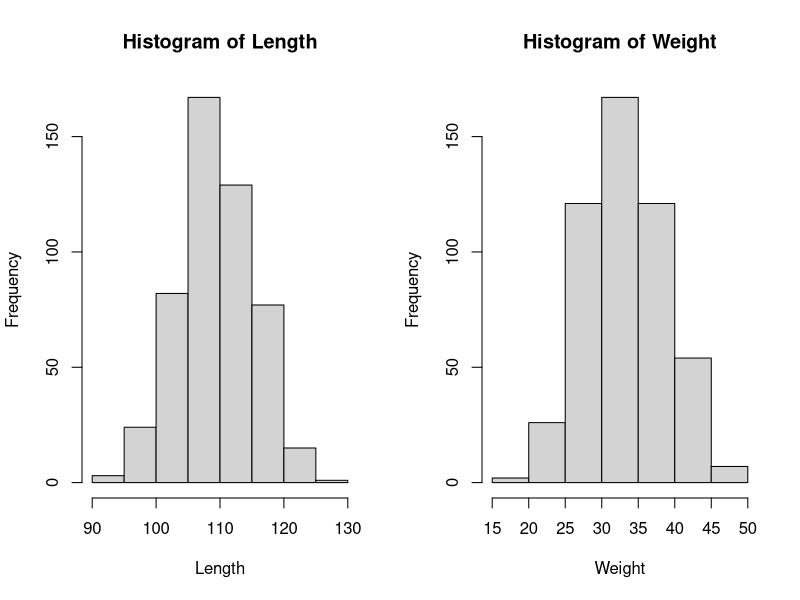
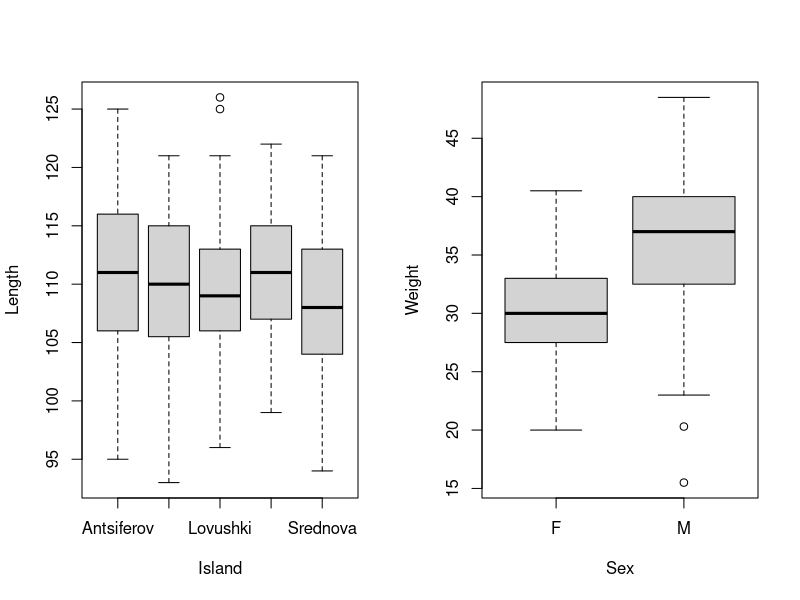
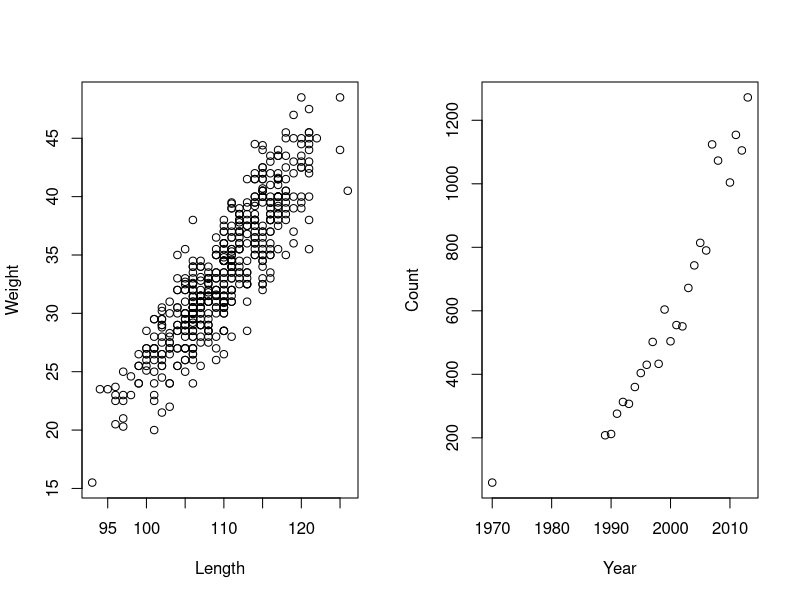
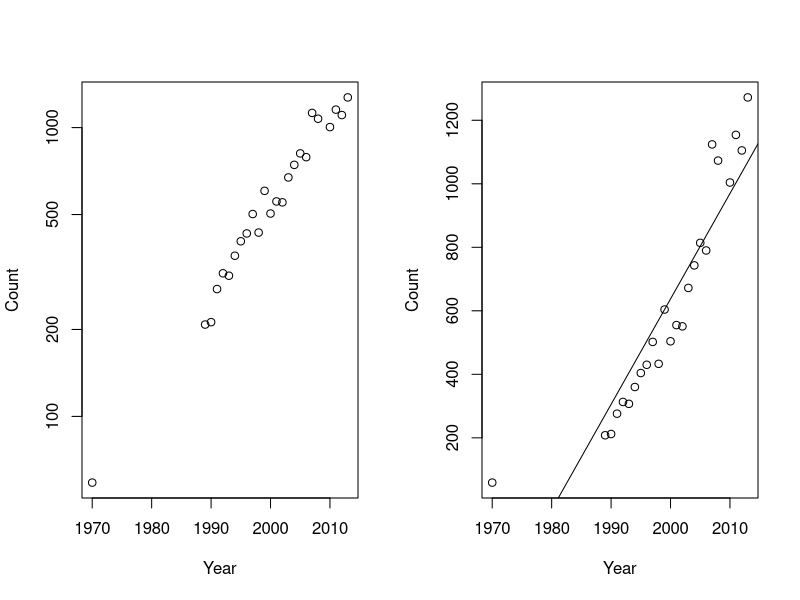
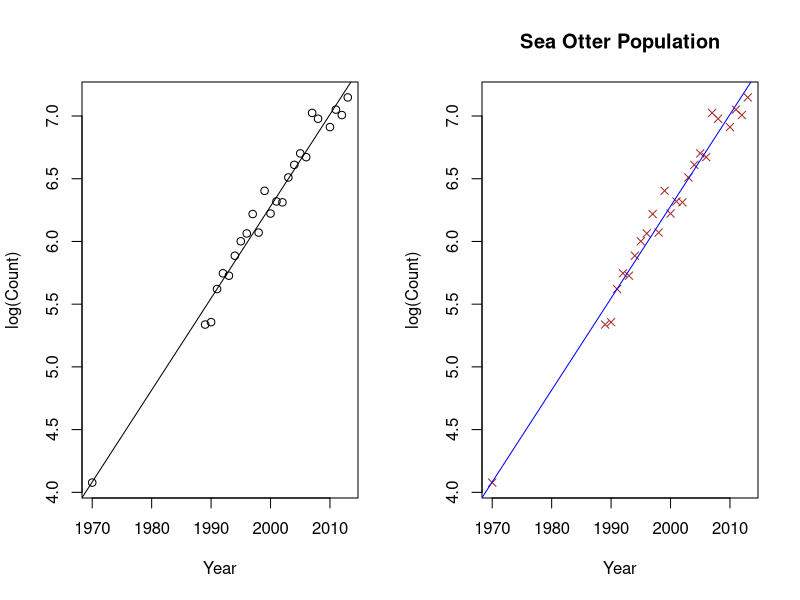
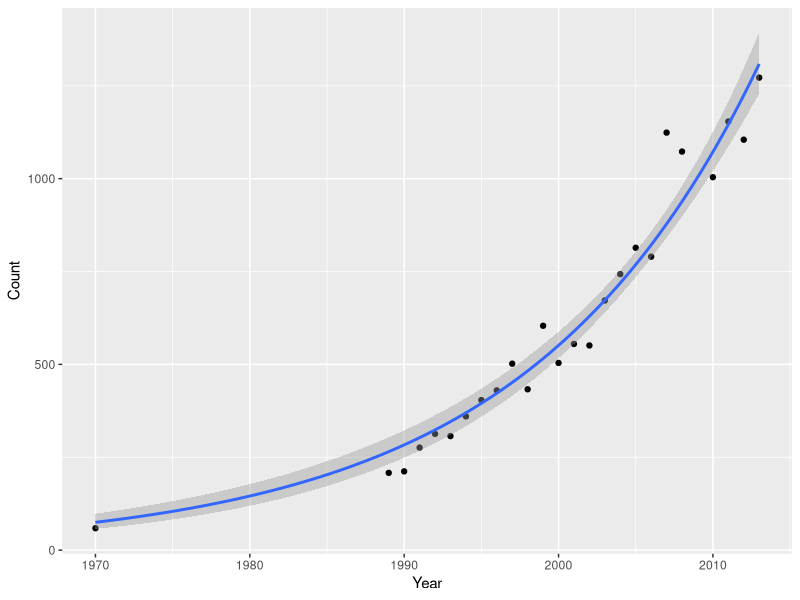

The R source for these figures, in order:
## ---- chunk 1
knitr::opts_chunk$set(echo = TRUE, 
                      warnings = FALSE, 
                      mmessage = FALSE)
## ---- chunk 2
1+2
3^6
sqrt((20-19)^2 + (19-19)^2 + (19-18)^2)/2
12345*54312
## ---- chunk 3
X <- 5  	# sets X equal to 5 
## ---- chunk 4
X
## ---- chunk 5
X*2
X^X
## ---- chunk 6
Fred <- 5
Nancy <- Fred*2
Fred + Nancy
## ---- chunk 7
X <- c(3,4,5)  	# sets X equal to the vector (3,4,5)
X
## ---- chunk 8
X + 1
X*2
X^2
((X+X^2/2)/X)^2
## ---- chunk 9
years <- 0:50
lambda <- 1.07
N0 <- 60
N0*lambda^years
## ---- chunk 10
Y <- c(1,2,3)
data.frame(X,Y)
## ---- chunk 11
mydata <- data.frame(X,Y)
## ---- chunk 12
ncol(mydata) # ncol() gives us a number of columns that this data frame has
names(mydata) # names() lists all column names that this data frame has 
## ---- chunk 13
mydata$X
mydata$Y
## ---- chunk 14
SeaLions <- read.csv("SeaLions.csv")
## ---- chunk 15
is(SeaLions) # tells what type of files we have
names(SeaLions) # tells us the names of all the columns
head(SeaLions) # shows the first several rows of the dataframe
## ---- chunk 16
Length <- SeaLions$Length
Weight <-SeaLions$Weight
Island <- SeaLions$Island
Sex <- SeaLions$Sex
## ---- chunk 17
range(Length) # range
median(Length) # median
mean(Length) # mean
var(Length) # variance
sd(Length) # standard deviation
## ---- chunk 18
par(mfrow = c(1,2)) 
hist(Length)
hist(Weight)
## ---- chunk 19
par(mfrow = c(1,2))
boxplot(Length ~ Island)
boxplot(Weight ~ Sex)
## ---- chunk 20
par(mfrow = c(1,2))
plot(Length, Weight)
## ---- chunk 21
SeaOtters <- read.csv("SeaOtters.csv")
## ---- chunk 22
Year <- SeaOtters$year
Count <- SeaOtters$count
## ---- chunk 23
range(Year)
quantile(Count)
## ---- chunk 24
plot(Year, Count)
## ---- chunk 25
plot(Year, Count, log = "y")
## ---- chunk 26
Model1 <- lm(Count ~ Year)
## ---- chunk 27
Model1
## ---- chunk 28
summary(Model1)
## ---- chunk 29
plot(Year, Count)
abline(Model1)
## ---- chunk 30
# plot(Model1,1)
## ---- chunk 31
Model2 <- lm(log(Count) ~ Year)
summary(Model2)
## ---- chunk 32
r.hat <- summary(Model2)$coefficients[2,1]
r.sd <- summary(Model2)$coefficients[2,2]
exp(c(r.hat, r.hat-2*r.sd, r.hat+2*r.sd))
## ---- chunk 33
plot(Year, log(Count))
abline(Model2)
## ---- chunk 34
plot(Year, log(Count), main = 'Sea Otter Population', col = 'brown', pch = 4)
abline(Model2, col = "blue")
## ---- chunk 35
# plot(Model2, 1)
## ---- chunk 36
library(ggplot2)
## ---- chunk 37
ggplot(SeaOtters, aes(Year, Count)) + geom_point() + 
    stat_smooth(method = "glm", 
                method.args = list(family = gaussian(link = "log")))
